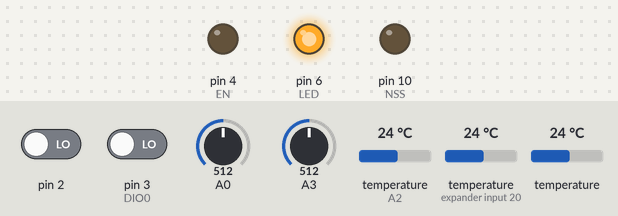
A sketch run on a simulated Arduino Uno, built with avr-gcc and run on an emulated ATmega328P. Parts: output pins drawn as LEDs (lit = HIGH). Inputs (shaded band) come from the test bench; at power-on: pin 2 LOW, pin 3 (DIO0) LOW, A0 = 512, A3 = 512, temperature (sensors on A2, expander input 20) 24 °C, temperature 24 °C. Sleep ends after the set time or at an interrupt; random numbers use the default seed unless the sketch sets one; raw I2C reads return 0; pins used as bus, display or sensor lines are not drawn.

Above: at 0.1 s.
At 41.1 s:
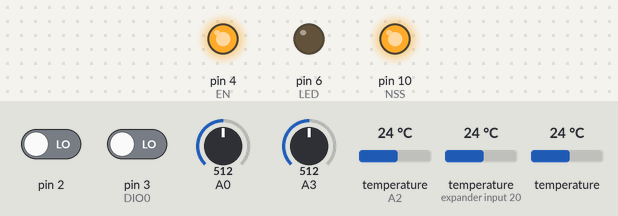
Timing chart, 0 to 48.6 s (numbered marks = the images above):
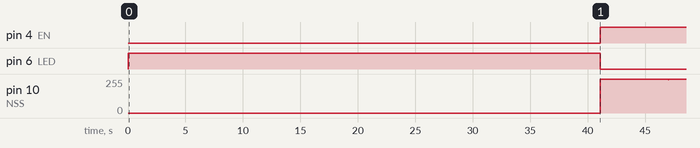

Measured:
- by itself, pin 4 (EN): LOW → HIGH at 41.1 s
- by itself, pin 6 (LED): HIGH → LOW at 41.1 s
- by itself, pin 10 (NSS): 0/255 → 255/255 at 41.1 s

The sketch:

Firmware-15-10-2023-ver1-0.ino
```cpp
#include <SPI.h>
#include <avr/sleep.h>
#include <avr/wdt.h>
#include "LoRaWAN.h"
#include "dht.h"
#include <OneWire.h>
#include <DallasTemperature.h>
#include <Wire.h>
#include <VEML7700.h>

// ------------------------------------------------------------------------------------------------------------------
// ALIASES
// ------------------------------------------------------------------------------------------------------------------
#define LED  6         // LED que pode ser utilizado para DEBUG (ativo baixo)
#define OE   5         // Ativa/desativa logic level converter
#define EN   4         // Ativa/desativa buck-boost para +3V3
#define ordemFiltro 25 // Ordem do filtro de média

#define Vbat A0        // Pino usado na medição da tensão da bateria (a partir de divisor resistivo Vbat/2
#define THar 2         // Pino usado na medição da temperatura e humidade do ar com DHT22

// ------------------------------------------------------------------------------------------------------------------
// VARIÁVEIS GLOBAIS
// ------------------------------------------------------------------------------------------------------------------
volatile int sleep_count = 0; // Mantém registo do número de vezes que o MCU acordou desde a última transmissão
const int sleep_total = 5;    // Define o período entre transmissões calculada como sleep_total x 8s.
// Para 1 hora => sleep_total = 450. Poderá ser necessário alterar o valor do prescale
// do WDT para outros intervalos de tempo. Por exemplo, se o ciclo de trabalho for 1
// minuto, na atual condição, sleep_total = 7.5 o que não é possível dado que sleep_
// _total deve ser inteiro. No entanto, ajustando o WDT para 1 segundo, sleep_total=60
char var_0[8] = {"\0"};       // Leitura da A/D 0 (Tensão da bateria)
char var_1[8] = {"\0"};       // Leitura da A/D 1 (Genérico)
char var_2[8] = {"\0"};       // Leitura da A/D 2 (Genérico)
char var_3[8] = {"\0"};       // Leitura da A/D 3 (Genérico)
char var_4[8] = {"\0"};       // Leitura da A/D 4 (Genérico)
char var_5[8] = {"\0"};       // Leitura da A/D 5 (Genérico)
char var_6[8] = {"\0"};       // Leitura da temperatura (DTH@PD2)
char var_7[8] = {"\0"};       // Leitura da humidade relativa (DTH@PD2)

char data2send[150];

float lux;

float temp10 = -999.9, temp20 = -999.9, temp30 = -999.9; // Variáveis que retêm os valores retornados pelo sensores de
// temperatura do solo. No caso de erro de medida por falha do
// sensor, o valor dos dados é definido como -999.9

// ------------------------------------------------------------------------------------------------------------------
// OBJETOS
// ------------------------------------------------------------------------------------------------------------------
dht DHT;
OneWire ourWire(16);                //Se establece el pin A2 como bus OneWire

DallasTemperature sensorTemperatura1Wire(&ourWire); //Se declara una variable u objeto para nuestro sensor

DeviceAddress address10 = {0x28, 0xBB, 0x7E, 0x81, 0xE3, 0x6B, 0x3C, 0x3F};//dirección do sensor 46
DeviceAddress address20 = {0x28, 0xCC, 0x69, 0x81, 0xE3, 0x60, 0x3C, 0x2C};//dirección do sensor 47
DeviceAddress address30 = {0x28, 0x87, 0xCC, 0x81, 0xE3, 0xBF, 0x3C, 0x00};//dirección do sensor 48

VEML7700 als;
// ------------------------------------------------------------------------------------------------------------------
// VETORES DE INTERRUPÇÃO
// ------------------------------------------------------------------------------------------------------------------
ISR(WDT_vect) {
  sleep_count++; // Incrementa sleep counter
}
// ------------------------------------------------------------------------------------------------------------------
// WATCHDOG
// ------------------------------------------------------------------------------------------------------------------
void watchdogOn() {
  cli();
  wdt_reset();
  // Começa por fazer o reset ao watchdog
  //MCUSR &= ~(1 << WDRF);
  // Estabelece interrupções do watchdog
  // WDCE: Watchdog Change Enable -  necessário para alterar os valores do
  //                                 watchdog (colocado automaticamente a
  //                                 zero ao fim de 4xclk
  // WDE: Watchdog System Reset Enable - Na realidade, este bit é controlado
  //                                     por WDRF. Se WDRF = 1 então WDE = 1
  WDTCSR = (1 << WDCE) | (1 << WDE);
  // Inicia watchdog timer com prescaler (8 segundos) WDP3:WDP0 = "1001"
  // WDIW: Watchdog Interrupt Enable - Se WDE = 0 o watchdog está em modo
  //                                   interrupção e se WDE=1 está em modo
  //                                   interrução + reset
  // WDTCSR = (1<<WDIE)|(1<<WDP3)|(1<<WDP0); //(8 segundos)
  WDTCSR = (1 << WDIE) | (1 << WDP3) | (1 << WDP0);
  sei();
}

void watchdogOff() {
  cli();
  wdt_reset();
  // Começa por fazer o reset ao watchdog
  MCUSR &= ~(1 << WDRF);
  // Estabelece interrupções do watchdog
  // WDCE: Watchdog Change Enable -  necessário para alterar os valores do
  //                                 watchdog (colocado automaticamente a
  //                                 zero ao fim de 4xclk
  // WDE: Watchdog System Reset Enable - Na realidade, este bit é controlado
  //                                     por WDRF. Se WDRF = 1 então WDE = 1
  WDTCSR |= (1 << WDCE) | (1 << WDE);
  // Inicia watchdog timer com prescaler (8 segundos) WDP3:WDP0 = "1001"
  // WDIW: Watchdog Interrupt Enable - Se WDE = 0 o watchdog está em modo
  //                                   interrupção e se WDE=1 está em modo
  //                                   interrução + reset
  // WDTCSR = (1<<WDIE)|(1<<WDP3)|(1<<WDP0); //(8 segundos)
  WDTCSR = 0x00;
  sei();
}
// ------------------------------------------------------------------------------------------------------------------
// SLEEP CONFIG
// ------------------------------------------------------------------------------------------------------------------
void goToSleep() {
  set_sleep_mode(SLEEP_MODE_PWR_DOWN); // Estabelece tipo de suspensão
  cli ();                              // Desabilita interrupções
  sleep_enable();                      // Habilita modo de suspensão
  sleep_bod_disable();                 // Desativa BOD
  sei ();                              // Habilita interrupções
  sleep_cpu();                         // Suspende MCU.
  sleep_disable();                     // o WDT acordou o MCU: resume a partir daqui
}
// ------------------------------------------------------------------------------------------------------------------
// INICIALIZA MCU
// ------------------------------------------------------------------------------------------------------------------
void setup() {
  pinMode(LED, OUTPUT);       // Inicializa LED

  sensorTemperatura1Wire.begin();  //Inicializa sensor

  SPI.setDataMode(SPI_MODE0); // Inicializa comunicação SPI com RFM95
  SPI.begin();                //
  pinMode(NSS, OUTPUT);       // Configura pinos de I/O para comunicação com RFM95
  pinMode(DIO0, INPUT);       //
  pinMode(OE, OUTPUT);        // Configura pinos para habilitar conversores DC/DC
  pinMode(EN, OUTPUT);        //

  pinMode(LED, OUTPUT);
  digitalWrite(LED, HIGH);

  digitalWrite(NSS, LOW);     // Ativa NSS
  digitalWrite(OE, LOW);      // Liga Buck-boost
  digitalWrite(EN, LOW);      // Liga Logic Level Controller
  delay(100);                 // Aguarda por estabilização da tensão
  analogReference(EXTERNAL);  // Estabelece tensão de referência da ADC como externo

  watchdogOn();               // Configura e ativa watchdog

}

// ------------------------------------------------------------------------------------------------------------------
// leitura com filtro passa-baixo
// ------------------------------------------------------------------------------------------------------------------
float leituraAnalogica(const byte port)
{
  ADCSRA |= _BV(ADEN);   // Ativa ADC
  float valorFiltrado = 0;
  for (int i = 0; i < ordemFiltro; i++) {
    valorFiltrado += (float)analogRead(port);
    delayMicroseconds(50);
  }
  ADCSRA &= ~_BV(ADEN); // Desativa ADC
  // Filtro de média...
  return (valorFiltrado / (float)ordemFiltro);
}

// ------------------------------------------------------------------------------------------------------------------
// CALCULA O NUMERO DE CARATERES NA MENSAGEM A ENVIAR
// ------------------------------------------------------------------------------------------------------------------
int bytes2send(char *data)
{
  int i = 0;
  while (data[i] != '\0') i++;
  return i;
}

// ------------------------------------------------------------------------------------------------------------------
// AQUISIÇÃO e TRANSMISSÃO
// ------------------------------------------------------------------------------------------------------------------
void loop() {
  goToSleep(); // Entra em suspensão
  if (sleep_count >= sleep_total) {  // Depois de acordado verifica se já é hora de transmitir

    digitalWrite(LED, LOW); // Ativa LED

    watchdogOff();

    char data[200] = "\0";

    digitalWrite(NSS, HIGH);    // Ativa NSS
    digitalWrite(OE, HIGH);     // Liga Buck-boost
    digitalWrite(EN, HIGH);     // Liga Logic Level Controller
    delay(5000);                 // Aguarda por estabilização da tensão (necessário para o DHT11)

    Wire.begin();  // para resolver el problema de los 1.7V en el modo sleep
    als.begin();
    als.setGain(VEML7700::ALS_GAIN_d8); //necesario para correcta medição de valores altos de luminosidade

    RFM_Init();                 // Inicializa RFM95
    // ...Mede valor da tensão da bateria...........................................................................
    dtostrf(leituraAnalogica(Vbat), 0, 1, var_0); // Lê valor da bateria
    // ...Temperatura e humidade do ar .............................................................................
    if (DHT.read22(THar) == -2) {           // Lê temperatura e humidade do ar com DHT11
      dtostrf(-999.9, 0, 1, var_6);         // Converte float em string dtostrf(valor,minimo,casas decimais,container)
      dtostrf(-999.9, 0, 1, var_7);         // Converte float em string dtostrf(valor,minimo,casas decimais,container)
    }
    else {
      dtostrf(DHT.temperature, 0, 1, var_6);// Converte float em string
      // dtostrf(valor,minimo,casas decimais,container)
      dtostrf(DHT.humidity, 0, 1, var_7);   // Converte float em string
    }

    // ... Sensores de temperatura do solo: 3 sesnores a temperaturas diferentes....................................
    sensorTemperatura1Wire.requestTemperatures();   //envía el comando para obtener las temperaturas
    if (sensorTemperatura1Wire.isConnected(address10)) temp10 = sensorTemperatura1Wire.getTempC(address10); //temperatura em °C do sensor 1
    else temp10 = -999.9;
    dtostrf(temp10, 0, 1, var_1);

    if (sensorTemperatura1Wire.isConnected(address20)) temp20 = sensorTemperatura1Wire.getTempC(address20); //temperatura em °C do sensor 2
    else temp20 = -999.9;
    dtostrf(temp20, 0, 1, var_2);

    if (sensorTemperatura1Wire.isConnected(address30)) temp30 = sensorTemperatura1Wire.getTempC(address30); //temperatura em °C do sensor 3
    else temp30 = -999.9;
    dtostrf(temp30, 0, 1, var_3);

    // ...Sensor de radiação solar...................................................................................
    if (als.getALSLux(lux) != 0xFF) {
      dtostrf(lux, 0, 1, var_5);
    }
    else {
      dtostrf(-999.9, 0, 1, var_5); // Se não possui sensor de luminosidade, o valor da variável é atribuído o valor -999.9
    }

    // ...Sensor de humidade.........................................................................................
    dtostrf(leituraAnalogica(A3), 0, 1, var_4); //sensor de humidade

    // ...Forma payload usando protocolo JSON........................................................................
    /*
       cd = var_0 = batería
       zz = var_1 = temperatura do solo a 10cm
       zx = var_2 = temperatura do solo a 20cm
       zc = var_3 = temperatura do solo a 30cm
       zv = var_4 = himidade do suelo
       zb = var_5 = lux      -> SDA - A4
                             -> SCL - A5
       al = var_6 = temperatura do ar (DHT22)
       ax = var_7 = humidade do ar (DHT22)
    */
    strcat(data, "\"cd\":");
    strcat(data, var_0);
    strcat(data, ",\"zz\":");
    strcat(data, var_1);
    strcat(data, ",\"zx\":");
    strcat(data, var_2);
    strcat(data, ",\"zc\":");
    strcat(data, var_3);
    strcat(data, ",\"zv\":");
    strcat(data, var_4);
    strcat(data, ",\"zb\":");
    strcat(data, var_5);
    strcat(data, ",\"al\":");
    strcat(data, var_6);
    strcat(data, ",\"ax\":");
    strcat(data, var_7);
    strcat(data, "\0");
    strcpy(data2send, data);
    Serial.println(data);

    // ... Transmite dados ...........................................................................................
    LORA_Send_Data(data2send, bytes2send(data2send), Frame_Counter_Tx);

    Wire.end();  // para resolver o problema dos 1.7V em modo sleep

    Frame_Counter_Tx++;        // Incrementa frame counter
    sleep_count = 0;           // Reinicia sleep conter
    digitalWrite(NSS, LOW);    // Desativa NSS
    digitalWrite(OE, LOW);     // Desliga Buck-boost
    digitalWrite(EN, LOW);     // Desliga Logic Level Controller

    digitalWrite(LED, HIGH);    // Desliga LED
    watchdogOn();

  }
}
```

dht.cpp
```cpp
//
//    FILE: dht22.cpp
// VERSION: 0.1.00
// PURPOSE: DHT22 Temperature & Humidity Sensor library for Arduino
//
// DATASHEET:
//
// HISTORY:
// 0.1.0 by Rob Tillaart (01/04/2011)
// inspired by DHT11 library
//

#include "dht.h"

#define TIMEOUT 10000

/////////////////////////////////////////////////////
//
// PUBLIC
//


// return values:
//  0 : OK
// -1 : checksum error
// -2 : timeout
int dht::read11(uint8_t pin)
{
	// READ VALUES
	int rv = read(pin);
	if (rv != 0) return rv;

	// CONVERT AND STORE
	humidity    = bits[0];  // bit[1] == 0;
	temperature = bits[2];  // bits[3] == 0;

	// TEST CHECKSUM
	uint8_t sum = bits[0] + bits[2]; // bits[1] && bits[3] both 0
	if (bits[4] != sum) return -1;

	return 0;
}

// return values:
//  0 : OK
// -1 : checksum error
// -2 : timeout
int dht::read22(uint8_t pin)
{
	// READ VALUES
	int rv = read(pin);
	if (rv != 0) return rv;

	// CONVERT AND STORE
	humidity    = word(bits[0], bits[1]) * 0.1;

	int sign = 1;
	if (bits[2] & 0x80) // negative temperature
	{
		bits[2] = bits[2] & 0x7F;
		sign = -1;
	}
	temperature = sign * word(bits[2], bits[3]) * 0.1;


	// TEST CHECKSUM
	uint8_t sum = bits[0] + bits[1] + bits[2] + bits[3];
	if (bits[4] != sum) return -1;

	return 0;
}

/////////////////////////////////////////////////////
//
// PRIVATE
//

// return values:
//  0 : OK
// -2 : timeout
int dht::read(uint8_t pin)
{
	// INIT BUFFERVAR TO RECEIVE DATA
	uint8_t cnt = 7;
	uint8_t idx = 0;

	// EMPTY BUFFER
	for (int i=0; i< 5; i++) bits[i] = 0;

	// REQUEST SAMPLE
	pinMode(pin, OUTPUT);
	digitalWrite(pin, LOW);
	delay(20);
	digitalWrite(pin, HIGH);
	delayMicroseconds(40);
	pinMode(pin, INPUT);

	// GET ACKNOWLEDGE or TIMEOUT
	unsigned int loopCnt = TIMEOUT;
	while(digitalRead(pin) == LOW)
		if (loopCnt-- == 0) return -2;

	loopCnt = TIMEOUT;
	while(digitalRead(pin) == HIGH)
		if (loopCnt-- == 0) return -2;

	// READ THE OUTPUT - 40 BITS => 5 BYTES
	for (int i=0; i<40; i++)
	{
		loopCnt = TIMEOUT;
		while(digitalRead(pin) == LOW)
			if (loopCnt-- == 0) return -2;

		unsigned long t = micros();

		loopCnt = TIMEOUT;
		while(digitalRead(pin) == HIGH)
			if (loopCnt-- == 0) return -2;

		if ((micros() - t) > 40) bits[idx] |= (1 << cnt);
		if (cnt == 0)   // next byte?
		{
			cnt = 7;
			idx++;
		}
		else cnt--;
	}

	return 0;
}
//
// END OF FILE
//
```

dht.h
```cpp
//
//    FILE: dht.h
// VERSION: 0.1.00
// PURPOSE: DHT Temperature & Humidity Sensor library for Arduino
//
//     URL: http://arduino.cc/playground/Main/DHTLib
//
// HISTORY:
// see dht.cpp file
//

#ifndef dht_h
#define dht_h

#if ARDUINO >= 100
 #include "Arduino.h"
#else
 #include "WProgram.h"
#endif

#define DHT_LIB_VERSION "0.1.00"

class dht
{
public:
	int read11(uint8_t pin);
    int read22(uint8_t pin);
	double humidity;
	double temperature;

private:
	uint8_t bits[5];  // buffer to receive data
	int read(uint8_t pin);
};
#endif
//
// END OF FILE
//
```

Source omitted: LoRaWAN.h (5304 bytes), LoRaWAN.ino (18888 bytes)
